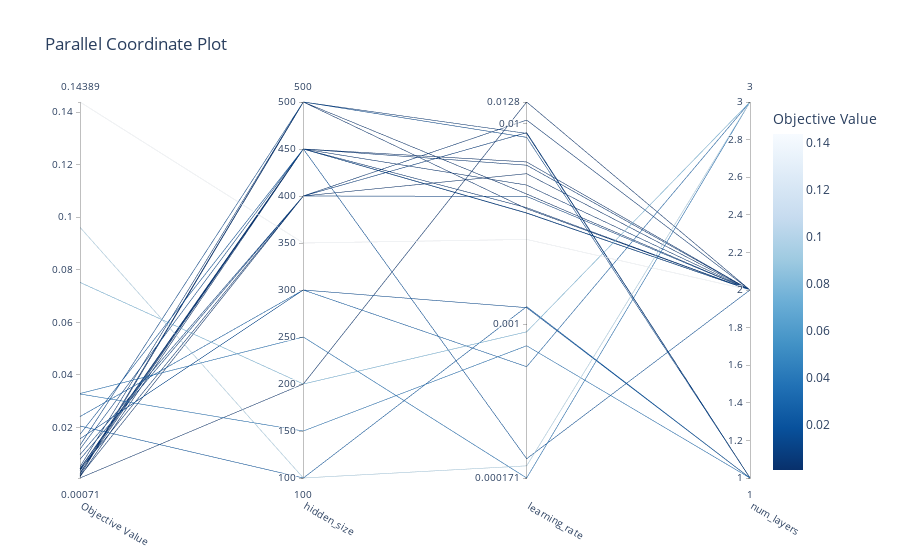

The notebook cell saved with this chart:
### Code cell
optuna.visualization.plot_parallel_coordinate(study_architecture)

### Figure 1 — Plotly figure (JSON) as saved in the notebook; plotly's stock layout.template omitted (floating-point values rounded to 4 significant figures)
{"data": [{"dimensions": [{"label": "Objective Value", "range": [0.0007147, 0.1439], "values": [0.0327, 0.01736, 0.03288, 0.09617, 0.01565, 0.02411, 0.02051, 0.0752, 0.004983, 0.01318, 0.007814, 0.001477, 0.009628, 0.002167, 0.1439, 0.003482, 0.00411, 0.002692, 0.0117, 0.001122, 0.004303, 0.00389, 0.001503, 0.0007147]}, {"label": "hidden_size", "range": [100, 500], "values": [150, 450, 250, 100, 300, 300, 100, 200, 500, 500, 400, 400, 400, 500, 350, 450, 450, 450, 450, 450, 450, 400, 500, 200]}, {"label": "learning_rate", "range": [-3.767, -1.892], "ticktext": ["0.000171", "0.001", "0.01", "0.0128"], "tickvals": [-3.767, -3, -2, -1.892], "values": [-3.108, -3.671, -3.767, -3.706, -2.918, -3.212, -2.913, -3.038, -2.049, -2.069, -2.045, -2.25, -2.363, -2.425, -2.577, -2.447, -2.419, -2.306, -2.445, -2.191, -2.207, -1.982, -2.351, -1.892]}, {"label": "num_layers", "range": [1, 3], "values": [1, 2, 3, 3, 1, 3, 1, 3, 1, 1, 1, 2, 2, 2, 2, 2, 2, 2, 2, 2, 2, 2, 2, 2]}], "labelangle": 30, "labelside": "bottom", "line": {"color": [0.0327, 0.01736, 0.03288, 0.09617, 0.01565, 0.02411, 0.02051, 0.0752, 0.004983, 0.01318, 0.007814, 0.001477, 0.009628, 0.002167, 0.1439, 0.003482, 0.00411, 0.002692, 0.0117, 0.001122, 0.004303, 0.00389, 0.001503, 0.0007147], "colorbar": {"title": {"text": "Objective Value"}}, "colorscale": [[0, "rgb(247,251,255)"], [0.125, "rgb(222,235,247)"], [0.25, "rgb(198,219,239)"], [0.375, "rgb(158,202,225)"], [0.5, "rgb(107,174,214)"], [0.625, "rgb(66,146,198)"], [0.75, "rgb(33,113,181)"], [0.875, "rgb(8,81,156)"], [1, "rgb(8,48,107)"]], "reversescale": true, "showscale": true}, "type": "parcoords"}], "layout": {"title": {"text": "Parallel Coordinate Plot"}}}
